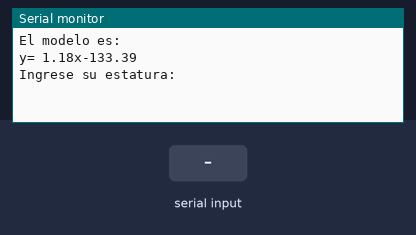
Simulated run of this sketch. Board: Arduino Uno, built for the host (arithmetic inside an expression is 32-bit, double 64-bit). Shown: the last lines printed to the serial monitor. The inputs (shaded band) are chosen by the test bench.

Above: at 1.2 s.
1.3 s: "90,45\n" received over Serial
At 3.5 s:
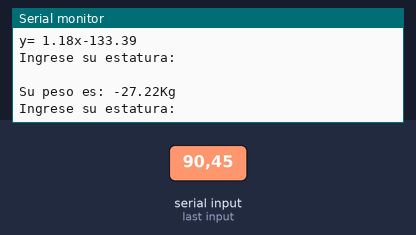
3.8 s: "30,150\n" received over Serial
At 5.7 s:
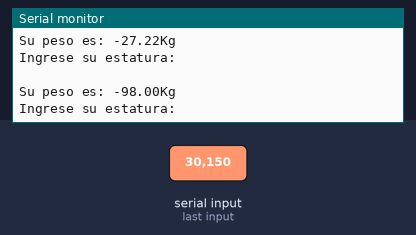

Measured:
- after the input at 1.3 s, the serial monitor: prints a new line after 1.0 s (image 1)
- after the input at 3.8 s, the serial monitor: prints a new line after 1.0 s (image 2)

The sketch:

Lab4SE.ino
```cpp
#include <SoftwareSerial.h>
#define Rx 10
#define Tx 11

SoftwareSerial ptsPronostico = SoftwareSerial(Rx,Tx);

int matriz[14][2]={
{170,67},
{180,80},
{170,65},
{178,75},
{160,55},
{163,60},
{165,63},
{170,70},
{164,62},
{176,77},
{164,60},
{170,76},
{170,56},
{168,60},
};

int col=0;    //moverse en columnas
int fil=0;    //moverse en fila
int Ex=0;     //sumatoria de x
int Ey=0;     //sumatoria de y
long int Exy=0;   //sumatoria de xy
long int Ex2=0;   //sumatoria de x^2
long int Ex_2=0;  //(Ex)^2
int n=14;         //tam de muestras
float Bo;         //ordenada en el origen
float m;          //pendiente
String dato;      //recibir estatura
int estatura;     //convertir dato
float peso;
int m1;     //aux

void setup() {
  pinMode(Rx, INPUT);
  pinMode(Tx, OUTPUT);
  ptsPronostico.begin(9600);
  Serial.begin(9600);
  //creacion del modelo
  for(;fil<n;fil++){
      Ex=Ex+matriz[fil][0];
      Ey=Ey+matriz[fil][1];
      Exy=Exy+(matriz[fil][0]*matriz[fil][1]);
      Ex2=Ex2+pow(matriz[fil][0],2);
     }
   Ex_2=pow(Ex,2);
   Bo=(float(Ex2*Ey)-float(Ex*Exy))/(float(n*Ex2-Ex_2));
   m1=(n*Exy)-(Ex*Ey);    //aux de desborde
   m=float(m1)/(float(n*Ex2-Ex_2));
   Serial.println("El modelo es: ");
   Serial.println(String("y= ")+String(m)+String("x")+String(Bo));
   Serial.println("Ingrese su estatura: ");

}

void loop() {
  if(Serial.available()>0){
      dato=Serial.readString();
      estatura=dato.toInt();
      peso=m*estatura+Bo;
      Serial.println(" ");
      Serial.println(String("Su peso es: ")+String(peso)+String("Kg"));
      Serial.println("Ingrese su estatura: ");
      ptsPronostico.write(estatura);
      ptsPronostico.write(peso);

    }

}
```
